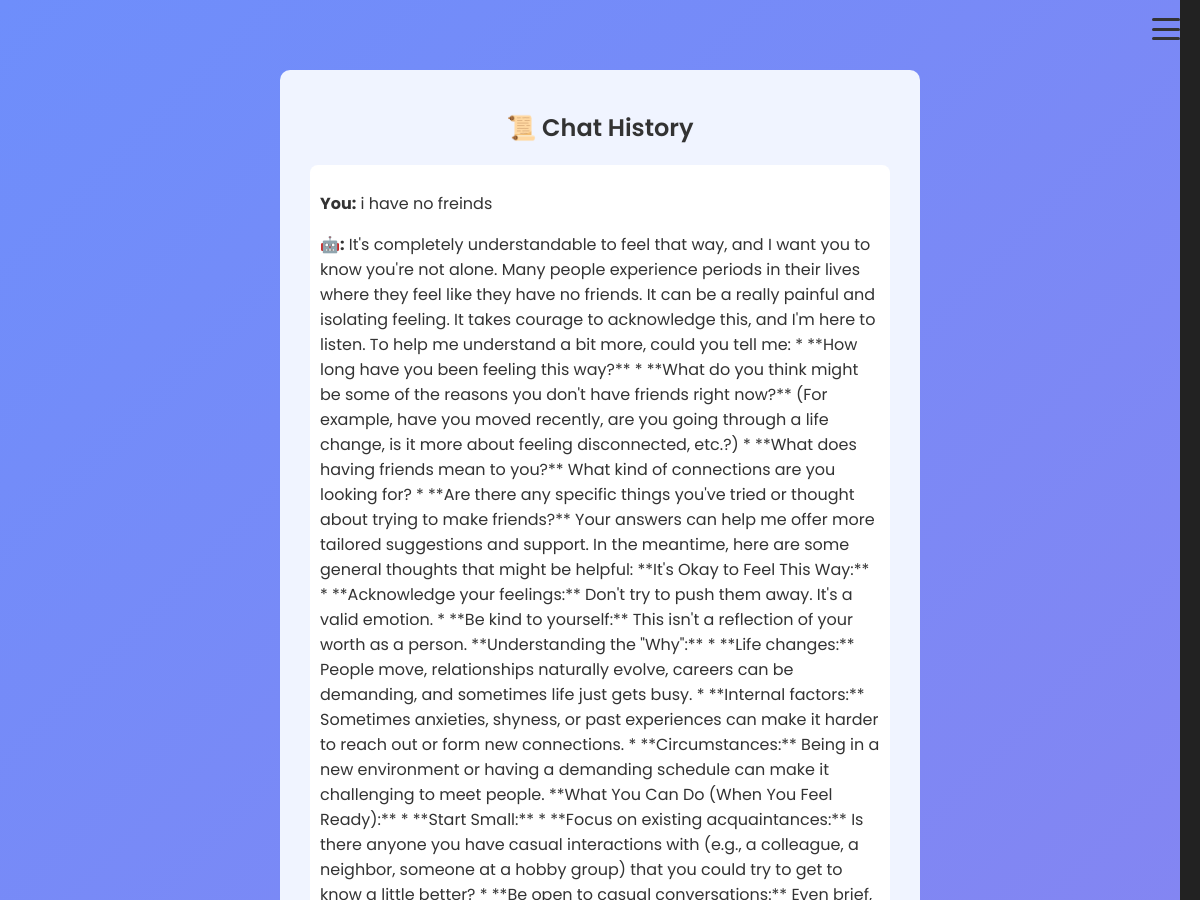
The app's page /chatbot/history/ (signed in, upper part), older data.
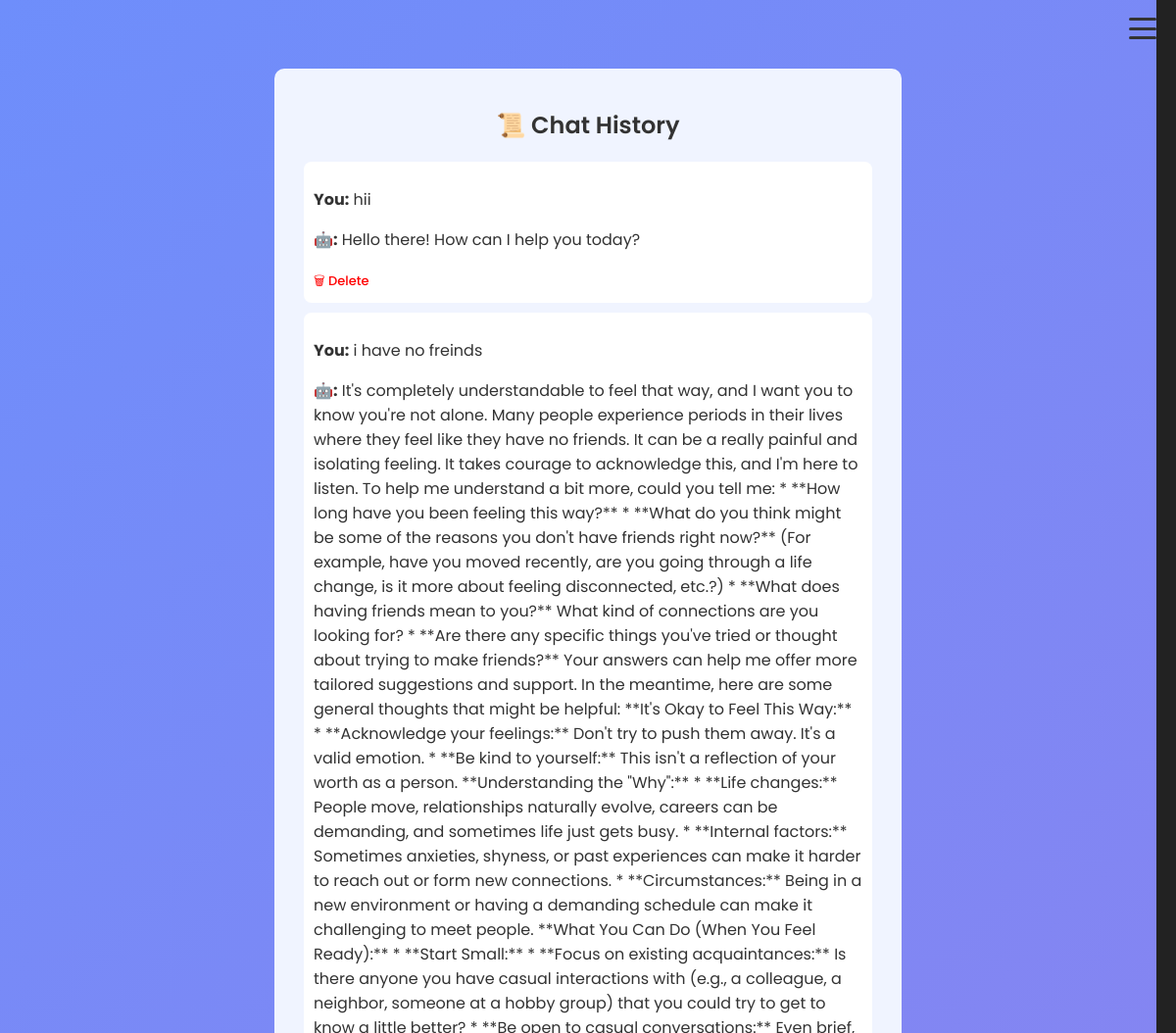
The same page, newer data.
### predictor/models.py (models this page shows, shortened)
class ChatHistory(models.Model):
    user = models.ForeignKey(User, on_delete=models.CASCADE)
    message = models.TextField()
    response = models.TextField()
    timestamp = models.DateTimeField(auto_now_add=True)

### predictor/views.py (the view)
# urls.py: path("chatbot/history/", views.chat_history, name="chat_history"),
@login_required
def chat_history(request):
    chats = ChatHistory.objects.filter(user=request.user).order_by("-timestamp")
    return render(request, "predictor/chat_history.html", {"chats": chats})

### predictor/templates/predictor/chat_history.html (shortened to what this page needs)
{% extends "predictor/base.html" %}
{% block content %}
<div style="max-width:600px; margin:40px auto; text-align:center; background:#f0f4ff; border-radius:10px; padding:20px;">
    <h2>📜 Chat History</h2>
    {% if chats %}
        {% for chat in chats %}
        <div style="background:white; margin:10px; padding:10px; border-radius:8px; text-align:left;">
            <p><b>You:</b> {{ chat.message }}</p>
            <p><b>🤖:</b> {{ chat.response }}</p>
            <a href="{% url 'delete_chat' chat.id %}" style="color:red; font-size:13px;">🗑 Delete</a>
        </div>
        {% endfor %}
    {% else %}
        <p>No chat history found.</p>
    {% endif %}
    <br>
</div>
{% endblock %}

### predictor/templates/predictor/base.html (shortened to what this page needs)
<!DOCTYPE html>
<html lang="en">
<head>
  {% load static %}
  <link rel="stylesheet" href="{% static 'predictor/css/style.css' %}">
</head>
<body>
  <div class="hamburger" id="hamburger">
    <div></div>
    <div></div>
    <div></div>
  </div>
  <div class="sidebar" id="sidebar">
  </div>
  <div class="main-container" id="main-container">
      {% block content %}
    {% endblock %}
  </div>
</body>
</html>

### predictor/static/predictor/css/style.css (style rules this page uses)
body { font-family: 'Poppins', sans-serif; background: linear-gradient(135deg, #6e8efb, #a777e3); color: #fff; display: flex; flex-direction: column; min-height: 100vh; margin: 0; justify-content: center; align-items: center; }
h1, h2, h3 { text-align: center; font-weight: 600; }
a { color: #fff; text-decoration: none; font-weight: 500; transition: color 0.3s; }
.hamburger { position: fixed; top: 20px; right: 20px; width: 35px; height: 30px; display: flex; flex-direction: column; justify-content: space-between; cursor: pointer; z-index: 1001; }
.hamburger div { width: 100%; height: 4px; background-color: white; border-radius: 2px; transition: 0.3s; }
.sidebar { position: fixed; right: -300px; top: 0; width: 280px; height: 100%; background-color: #1e1e2f; color: white; padding: 20px; transition: right 0.3s; z-index: 1000; overflow-y: auto; }

### predictor/templates/predictor/base.html (style rules this page uses)
body { font-family: 'Poppins', sans-serif; margin: 0; background-color: #f9f9f9; color: #333; overflow-x: hidden; }
.hamburger { position: fixed; top: 18px; right: 20px; width: 28px; height: 22px; cursor: pointer; z-index: 1001; display: flex; flex-direction: column; justify-content: space-between; }
.hamburger div { width: 100%; height: 3px; background: #333; border-radius: 2px; transition: all 0.3s ease; }
.sidebar { position: fixed; top: 0; right: -270px; width: 250px; height: 100%; background-color: #222; color: #fff; padding: 25px 20px; transition: right 0.4s ease; z-index: 1000; overflow-y: auto; }
.main-container { transition: margin-right 0.4s ease; padding: 30px; }

Row changes from the older to the newer data that the page shows:
added ChatHistory: message "hii", response "Hello there! How can I help you today?"
